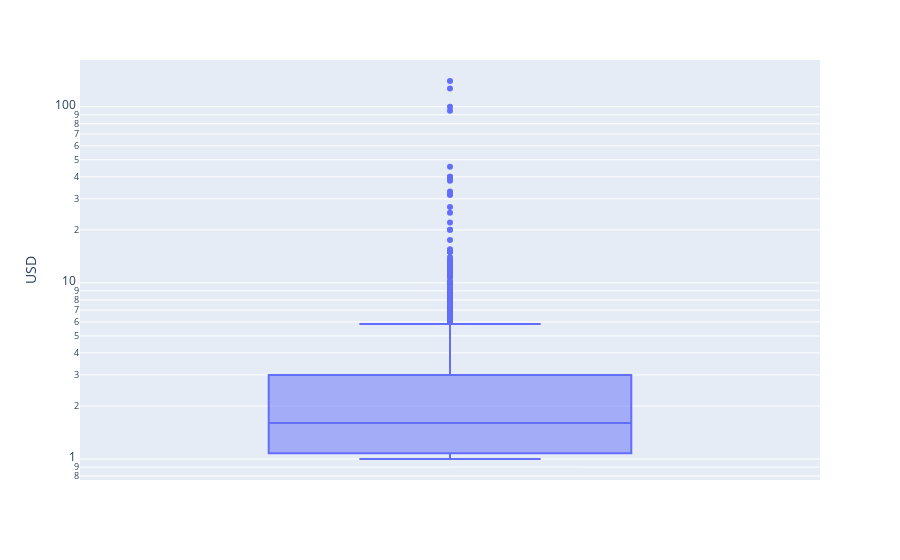

Notebook cell for this chart:
### Code cell
pboxlabel = str('Company')
fig = px.box(df, y="USD", hover_name=pboxlabel, log_y = True) #simple box-whisker plot, but Y-axis is displayed on logarithmic scale!!!
fig.show()

### Figure 1 — Plotly figure (JSON) as saved in the notebook; plotly's stock layout.template omitted (floating-point values rounded to 4 significant figures; data arrays with more than 128 entries replaced by an {"elided": "..."} marker saying what was removed)
{"data": [{"alignmentgroup": "True", "hovertemplate": "<b>%{hovertext}</b><br><br>USD=%{y}<extra></extra>", "hovertext": {"elided": "1165 str values"}, "legendgroup": "", "marker": {"color": "#636efa"}, "name": "", "notched": false, "offsetgroup": "", "orientation": "v", "showlegend": false, "type": "box", "x0": " ", "xaxis": "x", "y": {"elided": "1165 float values"}, "y0": " ", "yaxis": "y"}], "layout": {"boxmode": "group", "legend": {"tracegroupgap": 0}, "margin": {"t": 60}, "xaxis": {"anchor": "y", "domain": [0, 1]}, "yaxis": {"anchor": "x", "domain": [0, 1], "title": {"text": "USD"}, "type": "log"}}}
